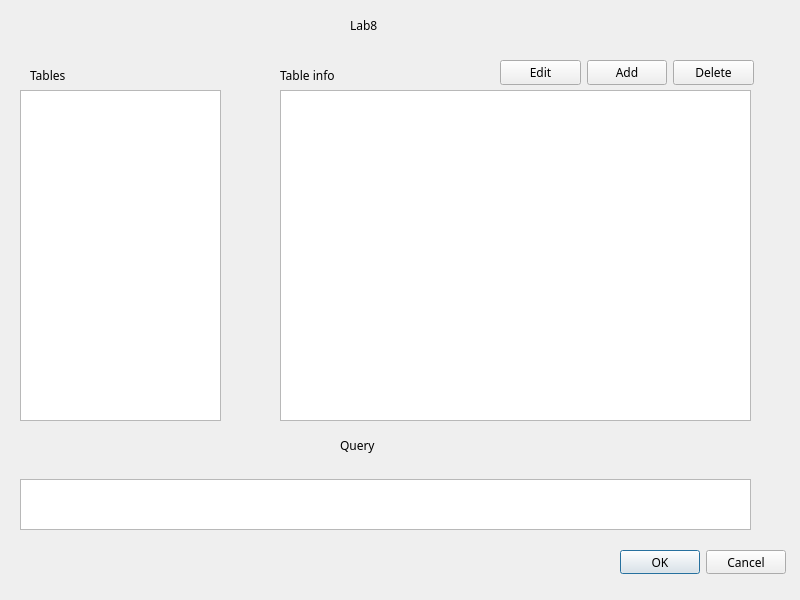
<?xml version="1.0" encoding="UTF-8"?>
<ui version="4.0">
 <class>MainWindow</class>
 <widget class="QMainWindow" name="MainWindow">
  <property name="geometry">
   <rect>
    <x>0</x>
    <y>0</y>
    <width>800</width>
    <height>600</height>
   </rect>
  </property>
  <property name="font">
   <font>
    <family>Ubuntu Light</family>
   </font>
  </property>
  <property name="windowTitle">
   <string>Lab8</string>
  </property>
  <property name="toolTipDuration">
   <number>1</number>
  </property>
  <widget class="QWidget" name="centralwidget">
   <widget class="QLabel" name="label">
    <property name="geometry">
     <rect>
      <x>350</x>
      <y>10</y>
      <width>91</width>
      <height>31</height>
     </rect>
    </property>
    <property name="text">
     <string>Lab8</string>
    </property>
   </widget>
   <widget class="QLabel" name="label_2">
    <property name="geometry">
     <rect>
      <x>30</x>
      <y>60</y>
      <width>181</width>
      <height>31</height>
     </rect>
    </property>
    <property name="text">
     <string>Tables</string>
    </property>
   </widget>
   <widget class="QLabel" name="label_3">
    <property name="geometry">
     <rect>
      <x>280</x>
      <y>60</y>
      <width>91</width>
      <height>31</height>
     </rect>
    </property>
    <property name="text">
     <string>Table info</string>
    </property>
   </widget>
   <widget class="QLabel" name="label_4">
    <property name="geometry">
     <rect>
      <x>340</x>
      <y>430</y>
      <width>91</width>
      <height>31</height>
     </rect>
    </property>
    <property name="text">
     <string>Query</string>
    </property>
   </widget>
   <widget class="QDialogButtonBox" name="buttonBox">
    <property name="geometry">
     <rect>
      <x>620</x>
      <y>550</y>
      <width>166</width>
      <height>24</height>
     </rect>
    </property>
    <property name="standardButtons">
     <set>QDialogButtonBox::Cancel|QDialogButtonBox::Ok</set>
    </property>
   </widget>
   <widget class="QTextEdit" name="queryEdit">
    <property name="geometry">
     <rect>
      <x>20</x>
      <y>479</y>
      <width>731</width>
      <height>51</height>
     </rect>
    </property>
   </widget>
   <widget class="QTableView" name="tableInfoView">
    <property name="geometry">
     <rect>
      <x>280</x>
      <y>90</y>
      <width>471</width>
      <height>331</height>
     </rect>
    </property>
   </widget>
   <widget class="QTableView" name="tablesListView">
    <property name="geometry">
     <rect>
      <x>20</x>
      <y>90</y>
      <width>201</width>
      <height>331</height>
     </rect>
    </property>
   </widget>
   <widget class="QWidget" name="layoutWidget">
    <property name="geometry">
     <rect>
      <x>500</x>
      <y>60</y>
      <width>254</width>
      <height>25</height>
     </rect>
    </property>
    <layout class="QHBoxLayout" name="horizontalLayout_3">
     <item>
      <widget class="QPushButton" name="editButton">
       <property name="text">
        <string>Edit</string>
       </property>
      </widget>
     </item>
     <item>
      <widget class="QPushButton" name="addButton">
       <property name="text">
        <string>Add</string>
       </property>
      </widget>
     </item>
     <item>
      <widget class="QPushButton" name="deleteButton">
       <property name="text">
        <string>Delete</string>
       </property>
      </widget>
     </item>
    </layout>
   </widget>
  </widget>
 </widget>
 <resources/>
 <connections/>
</ui>
